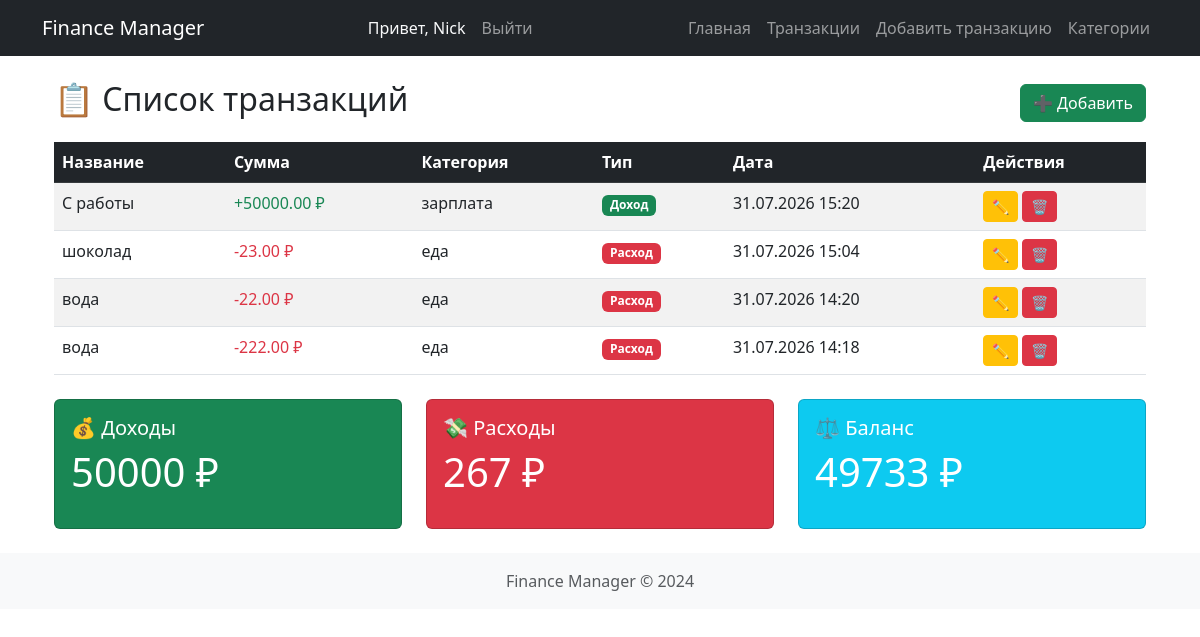
Page /menu/transactions/ (signed in) on the committed database.
### main/models.py (models this page shows, shortened)
class User(AbstractUser):
	def __str__(self):
		return self.username

class Transaction(models.Model):
	title = models.CharField(max_length=150, verbose_name='Транзакция')
	amount = models.DecimalField(verbose_name='Сумма', max_digits=12, decimal_places=2)
	user = models.ForeignKey(User, on_delete=models.CASCADE, related_name="transactions")
	category = models.ForeignKey(Category, on_delete=models.SET_NULL, null=True, blank=True) # Чтобы с удалением категории не удалить все транзакции
	date = models.DateTimeField(auto_now_add=True)
	description = models.TextField(blank=True)
	TYPE_TRANS = (
		('income', 'Доход'),
		('expense', 'Расход'),
	)
	type_transaction = models.CharField(max_length=10, choices=TYPE_TRANS)

class Category(models.Model):
	title = models.CharField(max_length=150, verbose_name='Категория')
	user = models.ForeignKey(User, on_delete=models.CASCADE, verbose_name='Пользователь', related_name='categories')

### menu/views.py (the view)
# urls.py: path('transactions/', views_menu.transaction_list, name='transaction_list'),
@login_required
def transaction_list(request):
    transactions = Transaction.objects.filter(user=request.user).order_by('-date')
    total_income = transactions.filter(type_transaction='income').aggregate(
        total=models.Sum('amount')
    )['total'] or 0
    total_expense = transactions.filter(type_transaction='expense').aggregate(
        total=models.Sum('amount')
    )['total'] or 0
    total_balance = total_income - total_expense
    context = {
        'transactions': transactions,
        'total_income': total_income,
        'total_expense': total_expense,
        'total_balance': total_balance,
    }
    return render(request, 'menu/transaction_list.html', context)

### menu/templates/menu/transaction_list.html (shortened to what this page needs)
{% extends 'base.html' %}
{% block content %}
<div class="container mt-4">
    <div class="d-flex justify-content-between align-items-center mb-3">
        <h2>📋 Список транзакций</h2>
        <a href="{% url 'menu:transaction_add' %}" class="btn btn-success">➕ Добавить</a>
    </div>
    {% if transactions %}
    <table class="table table-striped table-hover">
        <thead class="table-dark">
            <tr>
                <th>Название</th>
                <th>Сумма</th>
                <th>Категория</th>
                <th>Тип</th>
                <th>Дата</th>
                <th>Действия</th>
            </tr>
        </thead>
        <tbody>
            {% for transaction in transactions %}
            <tr>
                <td>{{ transaction.title }}</td>
                <td>
                    {% if transaction.type_transaction == 'income' %}
                        <span class="text-success">+{{ transaction.amount }} ₽</span>
                    {% else %}
                        <span class="text-danger">-{{ transaction.amount }} ₽</span>
                    {% endif %}
                </td>
                <td>{{ transaction.category.title|default:"—" }}</td>
                <td>
                    {% if transaction.type_transaction == 'income' %}
                        <span class="badge bg-success">Доход</span>
                    {% else %}
                        <span class="badge bg-danger">Расход</span>
                    {% endif %}
                </td>
                <td>{{ transaction.date|date:"d.m.Y H:i" }}</td>
                <td>
                    <a href="#" class="btn btn-sm btn-warning">✏️</a>
                    <a href="#" class="btn btn-sm btn-danger">🗑️</a>
                </td>
            </tr>
            {% endfor %}
        </tbody>
    </table>
    <div class="row mt-4">
        <div class="col-md-4">
            <div class="card text-white bg-success">
                <div class="card-body">
                    <h5>💰 Доходы</h5>
                    <p class="display-6">{{ total_income }} ₽</p>
                </div>
            </div>
        </div>
        <div class="col-md-4">
            <div class="card text-white bg-danger">
                <div class="card-body">
                    <h5>💸 Расходы</h5>
                    <p class="display-6">{{ total_expense }} ₽</p>
                </div>
            </div>
        </div>
        <div class="col-md-4">
            <div class="card text-white bg-info">
                <div class="card-body">
                    <h5>⚖️ Баланс</h5>
                    <p class="display-6">{{ total_balance }} ₽</p>
                </div>
            </div>
        </div>
    </div>
    {% else %}
    <div class="alert alert-info text-center">
        <h4>📭 Пока нет транзакций</h4>
        <p>Нажмите <a href="{% url 'menu:transaction_add' %}" class="alert-link">"Добавить"</a>, чтобы создать первую запись</p>
    </div>
    {% endif %}
</div>
{% endblock %}

### templates/base.html (shortened to what this page needs)
{% load static %}
<!DOCTYPE html>
<html lang="ru">
<head>
    <link href="https://cdn.jsdelivr.net/npm/bootstrap@5.3.0/dist/css/bootstrap.min.css" rel="stylesheet">
    <link rel="stylesheet" href="{% static "css/style.css" %}">
</head>
<body>
    <nav class="navbar navbar-expand-lg navbar-dark bg-dark">
        <div class="container">
            <a class="navbar-brand" href="{% url 'main:home' %}">Finance Manager</a>
            <div class="collapse navbar-collapse" id="navbarNav">
                <ul class="navbar-nav ms-auto">
                    {% if user.is_authenticated %}
                        <li class="nav-item">
                            <span class="nav-link text-light">Привет, {{ user.username }}</span>
                        </li>
                         <li class="nav-item">
                            <a class="nav-link" href="{% url 'main:logout' %}">Выйти</a>
                        </li>
                    {% endif %}
                </ul>
                <ul class="navbar-nav ms-auto">
                    <li class="nav-item">
                        <a class="nav-link" href="{% url 'main:home' %}">Главная</a>
                    </li>
                    <li class="nav-item">
                        <a class="nav-link" href="{% url 'menu:transaction_list' %}">Транзакции</a>
                    </li>
                    <li class="nav-item">
                        <a class="nav-link" href="{% url 'menu:transaction_add' %}">Добавить транзакцию</a>
                    </li>
                    <li class="nav-item">
                        <a class="nav-link" href="{% url 'menu:category_list' %}">Категории</a>
                    </li>
                </ul>
            </div>
        </div>
    </nav>
    <main class="container my-4">
        {% block content %}
        {% endblock %}
    </main>
    <footer class="bg-light text-center py-3 mt-auto">
        <div class="container">
            <span class="text-muted">Finance Manager © 2024</span>
        </div>
    </footer>
</body>
</html>

### rows in the picture
User: username "Nick"
Transaction: type_transaction "Доход"
Transaction: type_transaction "Расход"
Transaction: type_transaction "Расход"
Transaction: type_transaction "Расход"

### other values in the picture
{{ total_income }} "50000"
{{ total_expense }} "267"
{{ total_balance }} "49733"
